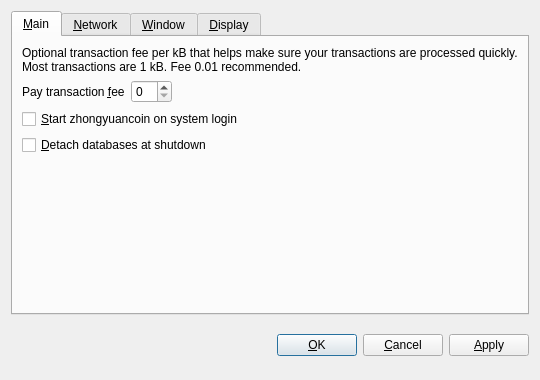
<?xml version="1.0" encoding="UTF-8"?>
<ui version="4.0">
 <class>OptionsDialog</class>
 <widget class="QDialog" name="OptionsDialog">
  <property name="geometry">
   <rect>
    <x>0</x>
    <y>0</y>
    <width>540</width>
    <height>380</height>
   </rect>
  </property>
  <property name="windowTitle">
   <string>Options</string>
  </property>
  <property name="modal">
   <bool>true</bool>
  </property>
  <layout class="QVBoxLayout" name="verticalLayout">
   <item>
    <widget class="QTabWidget" name="tabWidget">
     <property name="tabPosition">
      <enum>QTabWidget::North</enum>
     </property>
     <property name="currentIndex">
      <number>0</number>
     </property>
     <widget class="QWidget" name="tabMain">
      <attribute name="title">
       <string>&amp;Main</string>
      </attribute>
      <layout class="QVBoxLayout" name="verticalLayout_Main">
       <item>
        <widget class="QLabel" name="transactionFeeInfoLabel">
         <property name="text">
          <string>Optional transaction fee per kB that helps make sure your transactions are processed quickly. Most transactions are 1 kB. Fee 0.01 recommended.</string>
         </property>
         <property name="textFormat">
          <enum>Qt::PlainText</enum>
         </property>
         <property name="wordWrap">
          <bool>true</bool>
         </property>
        </widget>
       </item>
       <item>
        <layout class="QHBoxLayout" name="horizontalLayout_Main">
         <item>
          <widget class="QLabel" name="transactionFeeLabel">
           <property name="text">
            <string>Pay transaction &amp;fee</string>
           </property>
           <property name="textFormat">
            <enum>Qt::PlainText</enum>
           </property>
           <property name="buddy">
            <cstring>transactionFee</cstring>
           </property>
          </widget>
         </item>
         <item>
          <widget class="BitcoinAmountField" name="transactionFee"/>
         </item>
         <item>
          <spacer name="horizontalSpacer_Main">
           <property name="orientation">
            <enum>Qt::Horizontal</enum>
           </property>
           <property name="sizeHint" stdset="0">
            <size>
             <width>40</width>
             <height>20</height>
            </size>
           </property>
          </spacer>
         </item>
        </layout>
       </item>
       <item>
        <widget class="QCheckBox" name="bitcoinAtStartup">
         <property name="toolTip">
          <string>Automatically start zhongyuancoin after logging in to the system.</string>
         </property>
         <property name="text">
          <string>&amp;Start zhongyuancoin on system login</string>
         </property>
        </widget>
       </item>
       <item>
        <widget class="QCheckBox" name="detachDatabases">
         <property name="toolTip">
          <string>Detach block and address databases at shutdown. This means they can be moved to another data directory, but it slows down shutdown. The wallet is always detached.</string>
         </property>
         <property name="text">
          <string>&amp;Detach databases at shutdown</string>
         </property>
        </widget>
       </item>
       <item>
        <spacer name="verticalSpacer_Main">
         <property name="orientation">
          <enum>Qt::Vertical</enum>
         </property>
         <property name="sizeHint" stdset="0">
          <size>
           <width>20</width>
           <height>40</height>
          </size>
         </property>
        </spacer>
       </item>
      </layout>
     </widget>
     <widget class="QWidget" name="tabNetwork">
      <attribute name="title">
       <string>&amp;Network</string>
      </attribute>
      <layout class="QVBoxLayout" name="verticalLayout_Network">
       <item>
        <widget class="QCheckBox" name="mapPortUpnp">
         <property name="toolTip">
          <string>Automatically open the zhongyuancoin client port on the router. This only works when your router supports UPnP and it is enabled.</string>
         </property>
         <property name="text">
          <string>Map port using &amp;UPnP</string>
         </property>
        </widget>
       </item>
       <item>
        <widget class="QCheckBox" name="connectSocks">
         <property name="toolTip">
          <string>Connect to the zhongyuancoin network through a SOCKS proxy (e.g. when connecting through Tor).</string>
         </property>
         <property name="text">
          <string>&amp;Connect through SOCKS proxy:</string>
         </property>
        </widget>
       </item>
       <item>
        <layout class="QHBoxLayout" name="horizontalLayout_Network">
         <item>
          <widget class="QLabel" name="proxyIpLabel">
           <property name="text">
            <string>Proxy &amp;IP:</string>
           </property>
           <property name="textFormat">
            <enum>Qt::PlainText</enum>
           </property>
           <property name="buddy">
            <cstring>proxyIp</cstring>
           </property>
          </widget>
         </item>
         <item>
          <widget class="QValidatedLineEdit" name="proxyIp">
           <property name="maximumSize">
            <size>
             <width>140</width>
             <height>16777215</height>
            </size>
           </property>
           <property name="toolTip">
            <string>IP address of the proxy (e.g. 127.0.0.1)</string>
           </property>
          </widget>
         </item>
         <item>
          <widget class="QLabel" name="proxyPortLabel">
           <property name="text">
            <string>&amp;Port:</string>
           </property>
           <property name="textFormat">
            <enum>Qt::PlainText</enum>
           </property>
           <property name="buddy">
            <cstring>proxyPort</cstring>
           </property>
          </widget>
         </item>
         <item>
          <widget class="QLineEdit" name="proxyPort">
           <property name="maximumSize">
            <size>
             <width>55</width>
             <height>16777215</height>
            </size>
           </property>
           <property name="toolTip">
            <string>Port of the proxy (e.g. 9050)</string>
           </property>
          </widget>
         </item>
         <item>
          <widget class="QLabel" name="socksVersionLabel">
           <property name="text">
            <string>SOCKS &amp;Version:</string>
           </property>
           <property name="textFormat">
            <enum>Qt::PlainText</enum>
           </property>
           <property name="buddy">
            <cstring>socksVersion</cstring>
           </property>
          </widget>
         </item>
         <item>
          <widget class="QValueComboBox" name="socksVersion">
           <property name="toolTip">
            <string>SOCKS version of the proxy (e.g. 5)</string>
           </property>
          </widget>
         </item>
         <item>
          <spacer name="horizontalSpacer_Network">
           <property name="orientation">
            <enum>Qt::Horizontal</enum>
           </property>
           <property name="sizeHint" stdset="0">
            <size>
             <width>40</width>
             <height>20</height>
            </size>
           </property>
          </spacer>
         </item>
        </layout>
       </item>
       <item>
        <spacer name="verticalSpacer_Network">
         <property name="orientation">
          <enum>Qt::Vertical</enum>
         </property>
         <property name="sizeHint" stdset="0">
          <size>
           <width>20</width>
           <height>40</height>
          </size>
         </property>
        </spacer>
       </item>
      </layout>
     </widget>
     <widget class="QWidget" name="tabWindow">
      <attribute name="title">
       <string>&amp;Window</string>
      </attribute>
      <layout class="QVBoxLayout" name="verticalLayout_Window">
       <item>
        <widget class="QCheckBox" name="minimizeToTray">
         <property name="toolTip">
          <string>Show only a tray icon after minimizing the window.</string>
         </property>
         <property name="text">
          <string>&amp;Minimize to the tray instead of the taskbar</string>
         </property>
        </widget>
       </item>
       <item>
        <widget class="QCheckBox" name="minimizeOnClose">
         <property name="toolTip">
          <string>Minimize instead of exit the application when the window is closed. When this option is enabled, the application will be closed only after selecting Quit in the menu.</string>
         </property>
         <property name="text">
          <string>M&amp;inimize on close</string>
         </property>
        </widget>
       </item>
       <item>
        <spacer name="verticalSpacer_Window">
         <property name="orientation">
          <enum>Qt::Vertical</enum>
         </property>
         <property name="sizeHint" stdset="0">
          <size>
           <width>20</width>
           <height>40</height>
          </size>
         </property>
        </spacer>
       </item>
      </layout>
     </widget>
     <widget class="QWidget" name="tabDisplay">
      <attribute name="title">
       <string>&amp;Display</string>
      </attribute>
      <layout class="QVBoxLayout" name="verticalLayout_Display">
       <item>
        <layout class="QHBoxLayout" name="horizontalLayout_1_Display">
         <item>
          <widget class="QLabel" name="langLabel">
           <property name="text">
            <string>User Interface &amp;language:</string>
           </property>
           <property name="textFormat">
            <enum>Qt::PlainText</enum>
           </property>
           <property name="buddy">
            <cstring>lang</cstring>
           </property>
          </widget>
         </item>
         <item>
          <widget class="QValueComboBox" name="lang">
           <property name="toolTip">
            <string>The user interface language can be set here. This setting will take effect after restarting zhongyuancoin.</string>
           </property>
          </widget>
         </item>
        </layout>
       </item>
       <item>
        <layout class="QHBoxLayout" name="horizontalLayout_2_Display">
         <item>
          <widget class="QLabel" name="unitLabel">
           <property name="text">
            <string>&amp;Unit to show amounts in:</string>
           </property>
           <property name="textFormat">
            <enum>Qt::PlainText</enum>
           </property>
           <property name="buddy">
            <cstring>unit</cstring>
           </property>
          </widget>
         </item>
         <item>
          <widget class="QValueComboBox" name="unit">
           <property name="toolTip">
            <string>Choose the default subdivision unit to show in the interface and when sending coins.</string>
           </property>
          </widget>
         </item>
        </layout>
       </item>
       <item>
        <widget class="QCheckBox" name="displayAddresses">
         <property name="toolTip">
          <string>Whether to show zhongyuancoin addresses in the transaction list.</string>
         </property>
         <property name="text">
          <string>&amp;Display addresses in transaction list</string>
         </property>
        </widget>
       </item>
       <item>
        <widget class="QCheckBox" name="coinControlFeatures">
         <property name="toolTip">
          <string>Whether to show coin control features or not.</string>
         </property>
         <property name="text">
          <string>Display coin &amp;control features (experts only!)</string>
         </property>
        </widget>
       </item>
       <item>
        <spacer name="verticalSpacer_Display">
         <property name="orientation">
          <enum>Qt::Vertical</enum>
         </property>
         <property name="sizeHint" stdset="0">
          <size>
           <width>20</width>
           <height>40</height>
          </size>
         </property>
        </spacer>
       </item>
      </layout>
     </widget>
    </widget>
   </item>
   <item>
    <layout class="QHBoxLayout" name="horizontalLayout_Buttons">
     <item>
      <spacer name="horizontalSpacer_1">
       <property name="orientation">
        <enum>Qt::Horizontal</enum>
       </property>
       <property name="sizeHint" stdset="0">
        <size>
         <width>40</width>
         <height>48</height>
        </size>
       </property>
      </spacer>
     </item>
     <item>
      <widget class="QLabel" name="statusLabel">
       <property name="font">
        <font>
         <weight>75</weight>
         <bold>true</bold>
        </font>
       </property>
       <property name="text">
        <string/>
       </property>
       <property name="textFormat">
        <enum>Qt::PlainText</enum>
       </property>
       <property name="wordWrap">
        <bool>true</bool>
       </property>
      </widget>
     </item>
     <item>
      <spacer name="horizontalSpacer_2">
       <property name="orientation">
        <enum>Qt::Horizontal</enum>
       </property>
       <property name="sizeHint" stdset="0">
        <size>
         <width>40</width>
         <height>48</height>
        </size>
       </property>
      </spacer>
     </item>
     <item>
      <widget class="QPushButton" name="okButton">
       <property name="text">
        <string>&amp;OK</string>
       </property>
      </widget>
     </item>
     <item>
      <widget class="QPushButton" name="cancelButton">
       <property name="text">
        <string>&amp;Cancel</string>
       </property>
       <property name="autoDefault">
        <bool>false</bool>
       </property>
      </widget>
     </item>
     <item>
      <widget class="QPushButton" name="applyButton">
       <property name="text">
        <string>&amp;Apply</string>
       </property>
       <property name="autoDefault">
        <bool>false</bool>
       </property>
      </widget>
     </item>
    </layout>
   </item>
  </layout>
 </widget>
 <customwidgets>
  <customwidget>
   <class>BitcoinAmountField</class>
   <extends>QSpinBox</extends>
   <header>bitcoinamountfield.h</header>
  </customwidget>
  <customwidget>
   <class>QValueComboBox</class>
   <extends>QComboBox</extends>
   <header>qvaluecombobox.h</header>
  </customwidget>
  <customwidget>
   <class>QValidatedLineEdit</class>
   <extends>QLineEdit</extends>
   <header>qvalidatedlineedit.h</header>
  </customwidget>
 </customwidgets>
 <resources/>
 <connections/>
</ui>
